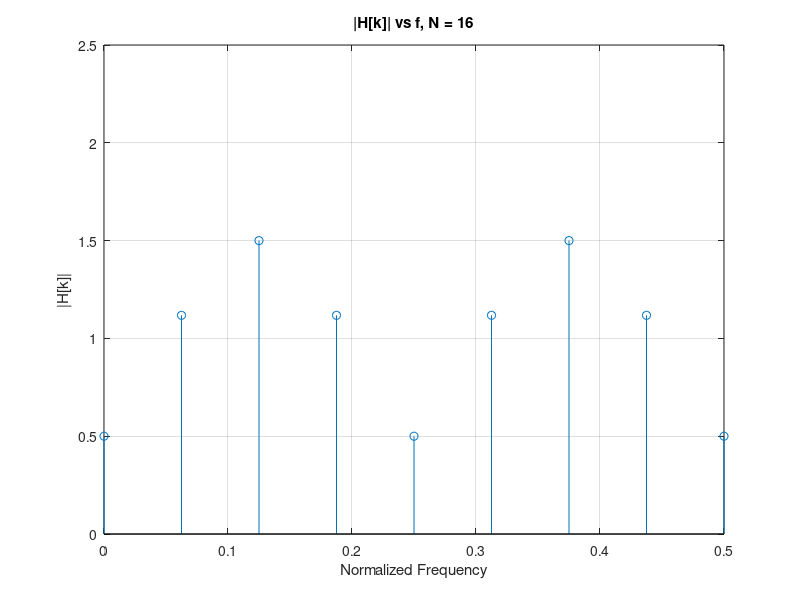
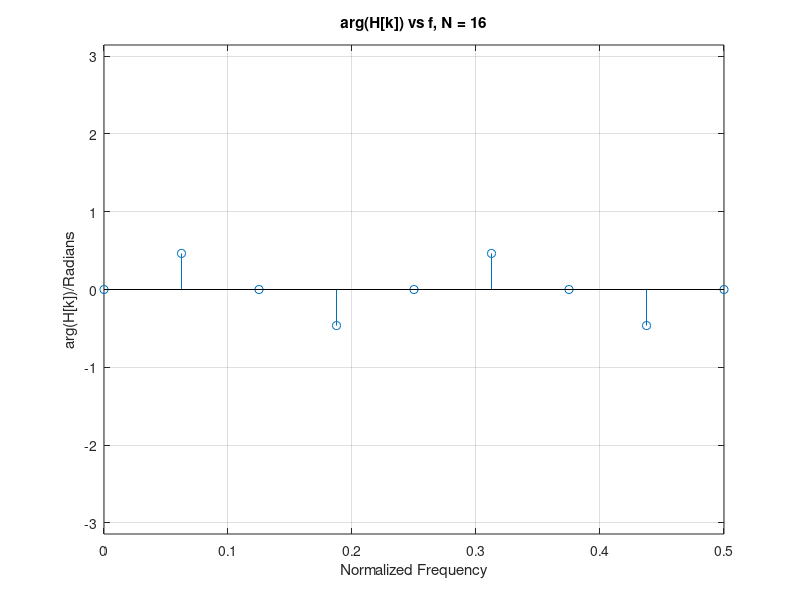
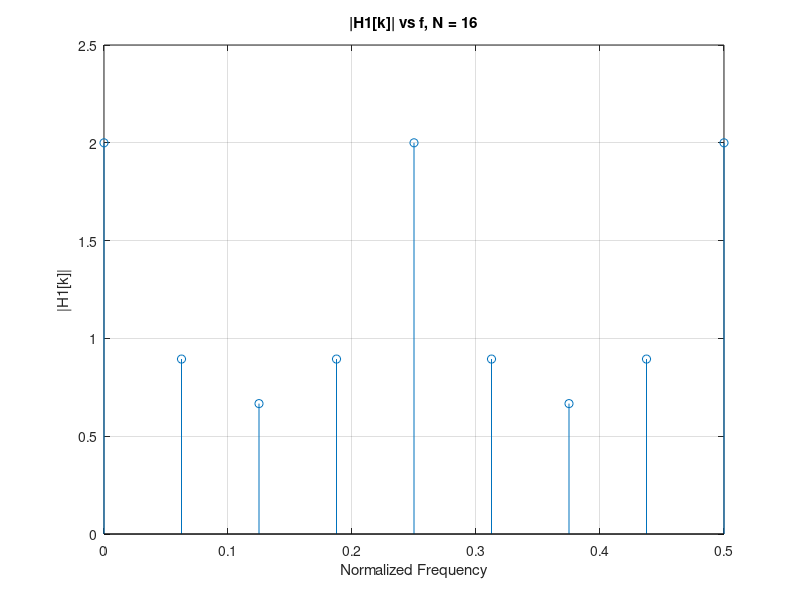
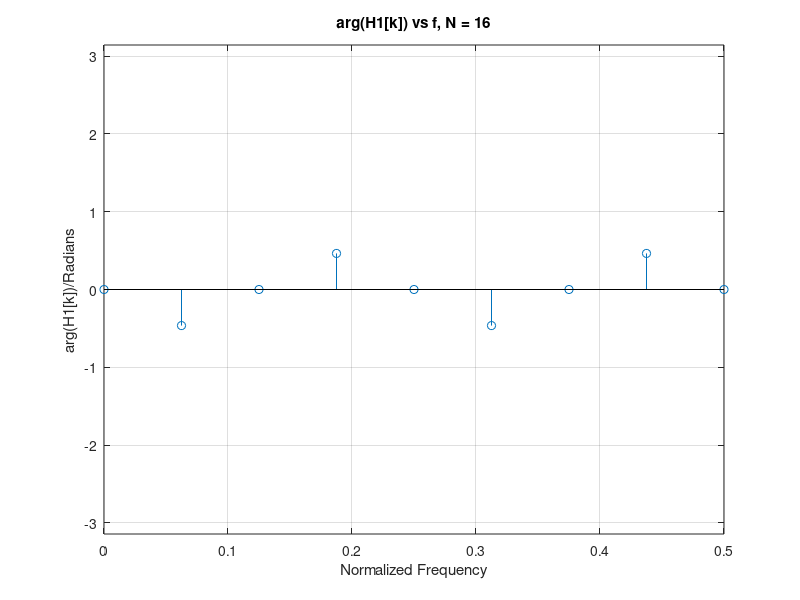

These charts were generated, in order, by the following MATLAB code: (Note: this script raises an error after producing the figures.)
% B
N = 16;
h = [1, 0, 0, 0, -0.5];

% b.1
H = fft(h, N);
H1 = 1 ./ H;
fs = 1;
f = fs * (0 : N - 1) / N;


stem(f, abs(H));
title('|H[k]| vs f, N = 16');
xlabel('Normalized Frequency')       
ylabel('|H[k]|');
axis([0 0.5*fs 0 2.5]);
grid;

figure;
stem(f, angle(H));
title('arg(H[k]) vs f, N = 16');
xlabel('Normalized Frequency')       
ylabel('arg(H[k])/Radians');
axis([0 0.5*fs -pi pi]);
grid;

figure();
stem(f, abs(H1));
title('|H1[k]| vs f, N = 16');
xlabel('Normalized Frequency')       
ylabel('|H1[k]|');
axis([0 0.5*fs 0 2.5]);
grid;

figure;
stem(f, angle(H1));
title('arg(H1[k]) vs f, N = 16');
xlabel('Normalized Frequency')       
ylabel('arg(H1[k])/Radians');
axis([0 0.5*fs -pi pi]);
grid;

% b.2
h1 = ifft(H1, N);
figure();
n = 0 : N - 1;
stem(n, h1);
title('h1[n]');
xlabel('n');
ylabel('h1[n]');
axis([-1 N -1 1.5]);
grid;

syms z
H2_z = zTransform(h1);
[num, den] = numden(H2_z);
p = double(solve(den == 0, z));
z = double(solve(num == 0, z));
figure;
zplane(p, z);
title('Zero-pole plot of H1(z)');
grid;

% b.3
NFFT = 256;
h1_256 = [h1 zeros(1, NFFT - N)];
H1_256 = fft(h1_256, NFFT);
f = fs * (0 : NFFT - 1) / NFFT;

figure();
plot(f, abs(H1_256));
title('|H1[k]| vs f, N = 16, NFFT = 256');
xlabel('Normalized Frequency')       
ylabel('|H1[k]|');
axis([0 0.5*fs 0 2.5]);
grid;

figure;
plot(f, angle(H1_256));
title('arg(H1[k]) vs f, N = 16, NFFT = 256');
xlabel('Normalized Frequency')       
ylabel('arg(H1[k])/Radians');
axis([0 0.5*fs -pi pi]);
grid;

% b.4
h2 = ifft(fft(h, 2*N).*fft(h1, 2*N));

% b.5
figure()
t = 0 : 2*N - 1;
stem(t, h2);
title('h2[n]');
xlabel('n')       
ylabel('h2[n]');
axis([-1 2*N -1 1.5]);
grid;

syms z
% Truncate the trailing zeros
lastNonZeroIndex = length(h2);
while abs(h2(lastNonZeroIndex)) < 1e-6
    lastNonZeroIndex = lastNonZeroIndex - 1;
end
H2_z = zTransform(h2(1:lastNonZeroIndex));
[num, den] = numden(H2_z);
p = double(solve(den == 0, z));
z = double(solve(num == 0, z));
figure;
zplane(p, z);
title('Zero-pole plot of H2(z)');
grid;

% b.6
NFFT = 256;
h2_256 = [h2 zeros(1, NFFT - N*2)];
H2_256 = fft(h2_256, NFFT);
f = fs * (0 : NFFT - 1) / NFFT;

figure();
plot(f, abs(H2_256));
title('|H2[k]| vs f, 2*N = 32');
xlabel('Normalized Frequency')       
ylabel('|H2[k]|');
xlim([0 0.5]);
ylim([0 2.5]);
axis([0 0.5*fs 0 2.5]);
grid;

figure;
plot(f, angle(H2_256));
title('arg(H2[k]) vs f, 2*N = 32');
xlabel('Normalized Frequency')       
ylabel('arg(H2[k])/Radians');
axis([0 0.5*fs -pi pi]);
grid;

